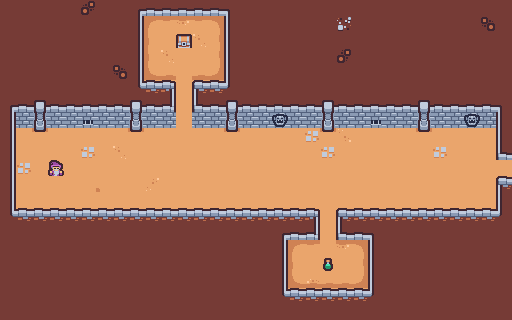

This is a level from a 2D game, rendered from its Tiled map with the project's own tilesets. A one-line summary and the complete map file follow:
An orthogonal 32x20 tile map with 16x16 px tiles, 3 tile layers (Dungeon, Objects, Carts).

<map version="1.10" tiledversion="1.11.2" orientation="orthogonal" renderorder="right-down" width="32" height="20" tilewidth="16" tileheight="16" infinite="0" nextlayerid="6" nextobjectid="1">
 <tileset firstgid="1" source="earthSheet.tsx" />
 <layer id="1" name="Dungeon" width="32" height="20">
  <data encoding="csv">
1,1,1,1,1,3221225485,1,1,2,3,3,3,3,3,4,1,1,1,1,1,1,1,1,1,1,1,1,1,1,1,1,1,
1,1,1,1,1,1,1,1,14,1610612789,51,52,51,53,16,1,1,1,1,1,1,25,1,1,1,1,1,1,1,1,1073741837,1,
1,1,1,1,1,1,1,1,14,1610612787,49,49,50,2684354611,16,1,1,1,1,1,1,1,1,1,1,1,1,1,1,1,1,1,
1,1,1,1,1,1,1,1,14,1610612787,50,49,49,2684354611,16,1,1,1,1,1,1,536870925,1,1,1,1,1,1,1,1,1,1,
1,1,1,1,1,1,1,1073741837,14,3221225525,3221225523,49,3221225523,2684354613,16,1,1,1,1,1,1,1,1,1,1,1,1,1,1,1,1,1,
1,1,1,1,1,1,1,1,26,27,27,49,27,27,28,1,1,1,1,1,1,1,1,1,1,1,1,1,1,1,1,1,
2,3,7,3,3,3,3,3,7,3,3,49,3,3,7,3,3,3,3,3,7,3,3,3,3,3,7,3,3,3,3,4,
14,41,19,41,41,41,41,41,19,41,41,49,41,41,19,41,41,15,41,41,19,41,41,41,41,41,19,41,41,41,41,16,
14,49,31,49,49,49,49,49,31,49,49,49,49,49,31,49,49,49,49,43,31,3221225522,49,49,49,49,31,49,49,49,49,16,
14,49,49,49,49,43,49,50,49,49,49,49,49,49,49,49,49,49,49,49,43,49,49,49,49,49,49,43,49,49,49,17,
14,43,49,49,49,49,49,49,49,49,49,49,49,49,49,49,49,49,49,49,49,49,49,49,49,49,49,49,49,49,49,49,
14,49,49,49,49,49,1610612790,49,49,2147483698,49,49,49,49,49,49,49,49,49,49,49,49,49,49,49,49,49,49,49,49,49,5,
14,49,49,49,49,49,49,49,49,49,49,49,49,49,49,49,49,49,49,49,49,49,49,49,49,49,49,49,49,49,49,16,
26,27,27,27,27,27,27,27,27,27,27,27,27,27,27,27,27,27,27,6,49,5,27,27,27,27,27,27,27,27,27,28,
1,1,1,1,1,1,1,1,1,1,1,1,1,1,1,1,1,2,3,18,49,17,3,4,1,1,1,1,1,1,1,1,
1,1,1,1,1,1,1,1,1,1,1,1,1,1,1,1,1,14,49,49,49,49,49,16,1,1,1,1,1,1,1,1,
1,1,1,1,1,1,1,1,1,1,1,1,1,1,1,1,1,14,49,49,49,49,49,16,1,1,1,1,1,1,1,1,
1,1,1,1,1,1,1,1,1,1,1,1,1,1,1,1,1,14,49,49,49,49,49,16,1,1,1,1,1,1,1,1,
1,1,1,1,1,1,1,1,1,1,1,1,1,1,1,1,1,26,27,27,27,27,27,28,1,1,1,1,1,1,1,1,
1,1,1,1,1,1,1,1,1,1,1,1,1,1,1,1,1,1,1,1,1,1,1,1,1,1,1,1,1,1,1,1
</data>
 </layer>
 <layer id="4" name="Objects" width="32" height="20">
  <data encoding="csv">
0,0,0,0,0,0,0,0,0,0,0,0,0,0,0,0,0,0,0,0,0,0,0,0,0,0,0,0,0,0,0,0,
0,0,0,0,0,0,0,0,0,0,0,0,0,0,0,0,0,0,0,0,0,0,0,0,0,0,0,0,0,0,0,0,
0,0,0,0,0,0,0,0,0,0,0,90,0,0,0,0,0,0,0,0,0,0,0,0,0,0,0,0,0,0,0,0,
0,0,0,0,0,0,0,0,0,0,0,0,0,0,0,0,0,0,0,0,0,0,0,0,0,0,0,0,0,0,0,0,
0,0,0,0,0,0,0,0,0,0,0,0,0,0,0,0,0,0,0,0,0,0,0,0,0,0,0,0,0,0,0,0,
0,0,0,0,0,0,0,0,0,0,6,0,5,0,0,0,0,0,0,0,0,0,0,0,0,0,0,0,0,0,0,0,
0,0,0,0,0,0,0,0,0,0,18,0,17,0,0,0,0,0,0,0,0,0,0,0,0,0,0,0,0,0,0,0,
0,0,0,0,0,29,0,0,0,0,0,0,0,0,0,0,0,20,0,0,0,0,0,29,0,0,0,0,0,20,0,0,
0,0,0,0,0,0,0,0,0,0,0,0,0,0,0,0,0,0,0,0,0,0,0,0,0,0,0,0,0,0,0,0,
0,0,0,0,0,0,0,0,0,0,0,0,0,0,0,0,0,0,0,0,0,0,0,0,0,0,0,0,0,0,0,0,
0,0,0,85,0,0,0,0,0,0,0,0,0,0,0,0,0,0,0,0,0,0,0,0,0,0,0,0,0,0,0,0,
0,0,0,0,0,0,0,0,0,0,0,0,0,0,0,0,0,0,0,0,0,0,0,0,0,0,0,0,0,0,0,0,
0,0,0,0,0,0,0,0,0,0,0,0,0,0,0,0,0,0,0,0,0,0,0,0,0,0,0,0,0,0,0,0,
0,0,0,0,0,0,0,0,0,0,0,0,0,0,0,0,0,0,0,0,0,0,0,0,0,0,0,0,0,0,0,0,
0,0,0,0,0,0,0,0,0,0,0,0,0,0,0,0,0,0,0,0,0,0,0,0,0,0,0,0,0,0,0,0,
0,0,0,0,0,0,0,0,0,0,0,0,0,0,0,0,0,0,1610612789,51,0,52,53,0,0,0,0,0,0,0,0,0,
0,0,0,0,0,0,0,0,0,0,0,0,0,0,0,0,0,0,1610612787,0,115,0,2684354611,0,0,0,0,0,0,0,0,0,
0,0,0,0,0,0,0,0,0,0,0,0,0,0,0,0,0,0,3221225525,3221225524,3221225523,3221225523,2684354613,0,0,0,0,0,0,0,0,0,
0,0,0,0,0,0,0,0,0,0,0,0,0,0,0,0,0,0,0,0,0,0,0,0,0,0,0,0,0,0,0,0,
0,0,0,0,0,0,0,0,0,0,0,0,0,0,0,0,0,0,0,0,0,0,0,0,0,0,0,0,0,0,0,0
</data>
 </layer>
 <layer id="5" name="Carts" width="32" height="20">
  <data encoding="csv">
0,0,0,0,0,0,0,0,0,0,0,0,0,0,0,0,0,0,0,0,0,0,0,0,0,0,0,0,0,0,0,0,
0,0,0,0,0,0,0,0,0,0,0,0,0,0,0,0,0,0,0,0,0,0,0,0,0,0,0,0,0,0,0,0,
0,0,0,0,0,0,0,0,0,0,0,0,0,0,0,0,0,0,0,0,0,0,0,0,0,0,0,0,0,0,0,0,
0,0,0,0,0,0,0,0,0,0,0,0,0,0,0,0,0,0,0,0,0,0,0,0,0,0,0,0,0,0,0,0,
0,0,0,0,0,0,0,0,0,0,0,0,0,0,0,0,0,0,0,0,0,0,0,0,0,0,0,0,0,0,0,0,
0,0,0,0,0,0,0,0,0,0,0,0,0,0,0,0,0,0,0,0,0,0,0,0,0,0,0,0,0,0,0,0,
0,0,0,0,0,0,0,0,0,0,0,0,0,0,0,0,0,0,0,0,0,0,0,0,0,0,0,0,0,0,0,0,
0,0,0,0,0,0,0,0,0,0,0,0,0,0,0,0,0,0,0,0,0,0,0,0,0,0,0,0,0,0,0,0,
0,0,0,0,0,0,0,0,0,0,0,0,0,0,0,0,0,0,0,0,0,0,0,0,0,0,0,0,0,0,0,0,
0,0,0,0,0,0,0,0,0,0,0,0,0,0,0,0,0,0,0,0,0,0,0,0,0,0,0,0,0,0,0,0,
0,0,0,0,0,0,0,0,0,0,0,0,0,0,0,0,0,0,0,0,0,0,0,0,0,0,0,0,0,0,0,0,
0,0,0,0,0,0,0,0,0,0,0,0,0,0,0,0,0,0,0,0,0,0,0,0,0,0,0,0,0,0,0,0,
0,0,0,0,0,0,0,0,0,0,0,0,0,0,0,0,0,0,0,0,0,0,0,0,0,0,0,0,0,0,0,0,
0,0,0,0,0,0,0,0,0,0,0,0,0,0,0,0,0,0,0,0,0,0,0,0,0,0,0,0,0,0,0,0,
0,0,0,0,0,0,0,0,0,0,0,0,0,0,0,0,0,0,0,0,0,0,0,0,0,0,0,0,0,0,0,0,
0,0,0,0,0,0,0,0,0,0,0,0,0,0,0,0,0,0,0,0,0,0,0,0,0,0,0,0,0,0,0,0,
0,0,0,0,0,0,0,0,0,0,0,0,0,0,0,0,0,0,0,0,0,0,0,0,0,0,0,0,0,0,0,0,
0,0,0,0,0,0,0,0,0,0,0,0,0,0,0,0,0,0,0,0,0,0,0,0,0,0,0,0,0,0,0,0,
0,0,0,0,0,0,0,0,0,0,0,0,0,0,0,0,0,0,0,0,0,0,0,0,0,0,0,0,0,0,0,0,
0,0,0,0,0,0,0,0,0,0,0,0,0,0,0,0,0,0,0,0,0,0,0,0,0,0,0,0,0,0,0,0
</data>
 </layer>
</map>
